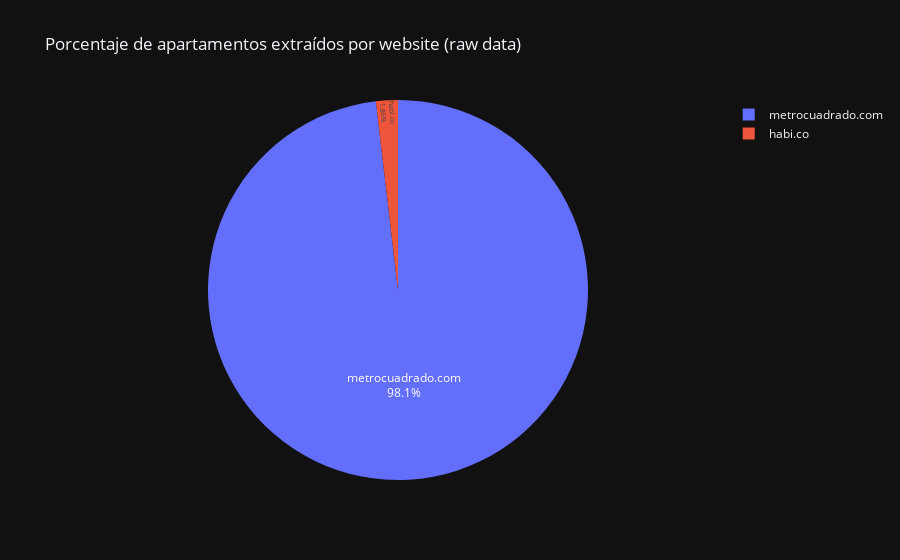

This figure's notebook cell:
### Code cell
fig = px.pie(
    df, 
    # values='codigo',
    names='website',
    title='Porcentaje de apartamentos extraídos por website (raw data)',
    # color_discrete_sequence=px.colors.sequential.RdBu,
    template='plotly_dark',

)

fig.update_traces(textposition='inside', textinfo='percent+label')
fig.show()

### Figure 1 — Plotly figure (JSON) as saved in the notebook; plotly's stock layout.template omitted (floating-point values rounded to 4 significant figures; data arrays with more than 128 entries replaced by an {"elided": "..."} marker saying what was removed)
{"data": [{"domain": {"x": [0, 1], "y": [0, 1]}, "hovertemplate": "website=%{label}<extra></extra>", "labels": {"elided": "68841 str values"}, "legendgroup": "", "name": "", "showlegend": true, "textinfo": "percent+label", "textposition": "inside", "type": "pie"}], "layout": {"legend": {"tracegroupgap": 0}, "title": {"text": "Porcentaje de apartamentos extraídos por website (raw data)"}}}
